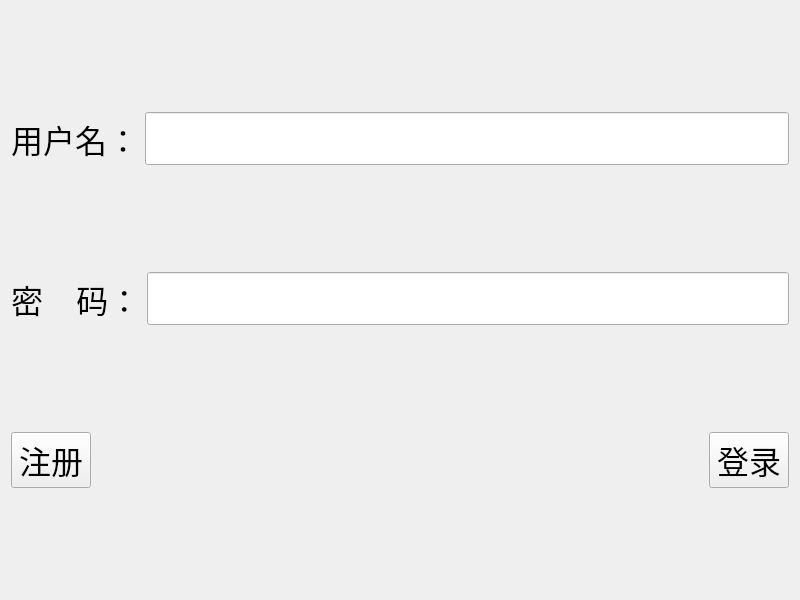
<?xml version="1.0" encoding="UTF-8"?>
<ui version="4.0">
 <class>TcpClient</class>
 <widget class="QWidget" name="TcpClient">
  <property name="geometry">
   <rect>
    <x>0</x>
    <y>0</y>
    <width>800</width>
    <height>600</height>
   </rect>
  </property>
  <property name="windowTitle">
   <string>TcpClient</string>
  </property>
  <layout class="QHBoxLayout" name="horizontalLayout_4">
   <item>
    <layout class="QVBoxLayout" name="verticalLayout">
     <item>
      <layout class="QHBoxLayout" name="horizontalLayout">
       <item>
        <widget class="QLabel" name="label">
         <property name="font">
          <font>
           <family>Adobe 宋体 Std L</family>
           <pointsize>24</pointsize>
          </font>
         </property>
         <property name="text">
          <string>用户名：</string>
         </property>
        </widget>
       </item>
       <item>
        <widget class="QLineEdit" name="usrName_le">
         <property name="font">
          <font>
           <family>Adobe 宋体 Std L</family>
           <pointsize>24</pointsize>
          </font>
         </property>
        </widget>
       </item>
      </layout>
     </item>
     <item>
      <layout class="QHBoxLayout" name="horizontalLayout_2">
       <item>
        <widget class="QLabel" name="label_2">
         <property name="font">
          <font>
           <family>Adobe 宋体 Std L</family>
           <pointsize>24</pointsize>
          </font>
         </property>
         <property name="text">
          <string>密    码：</string>
         </property>
        </widget>
       </item>
       <item>
        <widget class="QLineEdit" name="pwd_le">
         <property name="font">
          <font>
           <family>Adobe 宋体 Std L</family>
           <pointsize>24</pointsize>
          </font>
         </property>
         <property name="echoMode">
          <enum>QLineEdit::Password</enum>
         </property>
        </widget>
       </item>
      </layout>
     </item>
     <item>
      <layout class="QHBoxLayout" name="horizontalLayout_3">
       <item>
        <widget class="QPushButton" name="regist_pb">
         <property name="font">
          <font>
           <family>Adobe 宋体 Std L</family>
           <pointsize>24</pointsize>
          </font>
         </property>
         <property name="text">
          <string>注册</string>
         </property>
        </widget>
       </item>
       <item>
        <spacer name="horizontalSpacer">
         <property name="font">
          <font>
           <family>Adobe 宋体 Std L</family>
           <pointsize>24</pointsize>
          </font>
         </property>
         <property name="orientation">
          <enum>Qt::Horizontal</enum>
         </property>
         <property name="sizeHint" stdset="0">
          <size>
           <width>40</width>
           <height>20</height>
          </size>
         </property>
        </spacer>
       </item>
       <item>
        <widget class="QPushButton" name="login_pb">
         <property name="font">
          <font>
           <family>Adobe 宋体 Std L</family>
           <pointsize>24</pointsize>
          </font>
         </property>
         <property name="text">
          <string>登录</string>
         </property>
        </widget>
       </item>
      </layout>
     </item>
    </layout>
   </item>
  </layout>
 </widget>
 <resources/>
 <connections/>
</ui>
